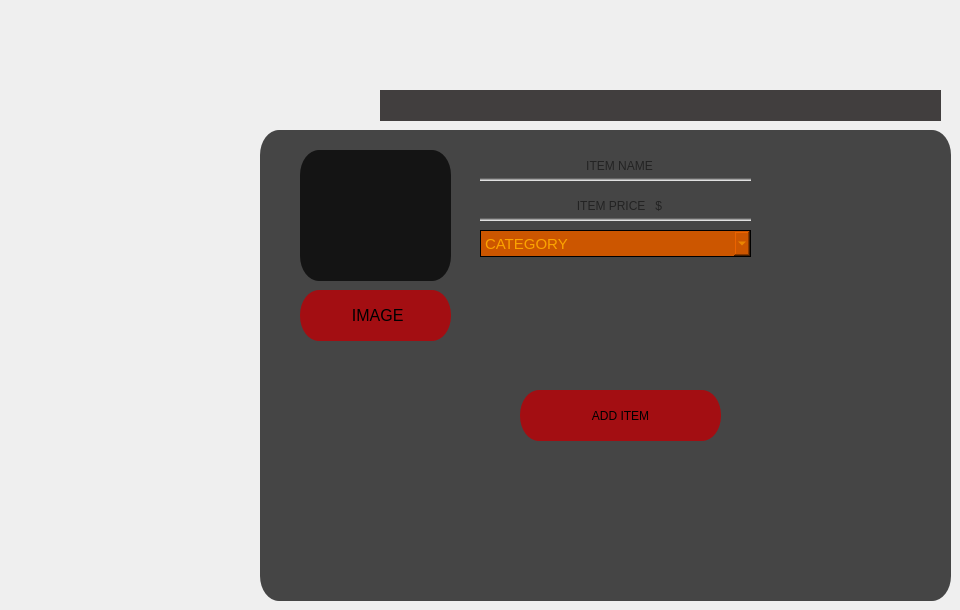
      <widget class="QWidget" name="tab_16">
       <attribute name="title">
        <string>Page</string>
       </attribute>
       <widget class="QLineEdit" name="lineEdit_username_14">
        <property name="geometry">
         <rect>
          <x>480</x>
          <y>150</y>
          <width>271</width>
          <height>31</height>
         </rect>
        </property>
        <property name="styleSheet">
         <string notr="true">QLineEdit{
	border-radius: 19px solid;
	border-left:8px solid;
	
	

	border-color: qlineargradient(spread:pad, x1:1, y1:1, x2:1, y2:1, stop:1 rgba(0, 0, 0, 0));

	background-color: qlineargradient(spread:pad, x1:0.720379, y1:0.903409, x2:0.720379, y2:1, stop:0 rgba(0, 0, 0, 0), stop:1 rgba(255, 255, 255, 255));
}

QLineEdit:hover{
	border-bottom:3px solid rgb(255, 165, 0);
	color:rgb(255, 165, 0);

	

}
</string>
        </property>
        <property name="alignment">
         <set>Qt::AlignCenter</set>
        </property>
        <property name="placeholderText">
         <string>ITEM NAME</string>
        </property>
       </widget>
       <widget class="QFrame" name="frame_menu_19">
        <property name="enabled">
         <bool>true</bool>
        </property>
        <property name="geometry">
         <rect>
          <x>260</x>
          <y>130</y>
          <width>691</width>
          <height>471</height>
         </rect>
        </property>
        <property name="whatsThis">
         <string>&lt;html&gt;&lt;head/&gt;&lt;body&gt;&lt;p&gt;&lt;img src=&quot;:/pt/pos.png&quot;/&gt;&lt;/p&gt;&lt;/body&gt;&lt;/html&gt;</string>
        </property>
        <property name="styleSheet">
         <string notr="true">
QFrame{
	border-radius: 19px solid;
	background-color: qlineargradient(spread:pad, x1:1, y1:1, x2:1, y2:1, stop:1 rgba(0, 0, 0, 181));
}
QFrame:hover{
	border-left:3px solid rgb(255, 242, 0);
	border-bottom:3px solid rgb(255, 242, 0);
    border-top:3px solid rgb(255, 190, 0);
	border-right:3px solid rgb(255, 190, 0);
	

}</string>
        </property>
        <property name="frameShape">
         <enum>QFrame::StyledPanel</enum>
        </property>
        <property name="frameShadow">
         <enum>QFrame::Raised</enum>
        </property>
        <widget class="QLabel" name="businessLogo">
         <property name="geometry">
          <rect>
           <x>40</x>
           <y>20</y>
           <width>151</width>
           <height>131</height>
          </rect>
         </property>
         <property name="text">
          <string/>
         </property>
         <property name="textFormat">
          <enum>Qt::AutoText</enum>
         </property>
         <property name="scaledContents">
          <bool>true</bool>
         </property>
         <property name="alignment">
          <set>Qt::AlignCenter</set>
         </property>
         <property name="wordWrap">
          <bool>false</bool>
         </property>
         <property name="margin">
          <number>0</number>
         </property>
         <property name="indent">
          <number>-1</number>
         </property>
         <property name="openExternalLinks">
          <bool>false</bool>
         </property>
        </widget>
        <widget class="QPushButton" name="browseBtn">
         <property name="geometry">
          <rect>
           <x>40</x>
           <y>160</y>
           <width>151</width>
           <height>51</height>
          </rect>
         </property>
         <property name="font">
          <font>
           <pointsize>12</pointsize>
          </font>
         </property>
         <property name="styleSheet">
          <string notr="true">QPushButton{
	border-radius: 19px solid;
	border-bottom:0px solid rgb(171, 16, 20);
    border-top:0px solid rgb(171, 16, 20);
	
	background-color: rgb(163, 14, 18);


  

}

QPushButton:hover{
	border: 7px solid qlineargradient(spread:pad, x1:1, y1:1, x2:1, y2:1, stop:1 rgba(0, 0, 0, 0));
	border-radius: 19px solid;
	border-bottom:0px solid rgb(171, 16, 20);
    border-top:0px solid rgb(171, 16, 20);
	



   background-color:rgb(237, 28, 47);

	


}
QPushButton:pressed{
	color:rgb(255, 205, 0);

   background-color:rgb(189, 22, 37);
}</string>
         </property>
         <property name="text">
          <string> IMAGE</string>
         </property>
         <property name="icon">
          <iconset resource="pt.qrc">
           <normaloff>:/pt/add-image.png</normaloff>:/pt/add-image.png</iconset>
         </property>
         <property name="iconSize">
          <size>
           <width>33</width>
           <height>33</height>
          </size>
         </property>
        </widget>
       </widget>
       <widget class="QFrame" name="frame_21">
        <property name="geometry">
         <rect>
          <x>380</x>
          <y>90</y>
          <width>561</width>
          <height>31</height>
         </rect>
        </property>
        <property name="styleSheet">
         <string notr="true">
QFrame{
	border-radius: 19px solid;
	
	background-color: qlineargradient(spread:pad, x1:1, y1:1, x2:1, y2:1, stop:1 rgba(35, 31, 32, 218));
}
QFrame:hover{
	
	border:3px solid rgb(255, 165, 0);
	
	

}</string>
        </property>
        <property name="frameShape">
         <enum>QFrame::StyledPanel</enum>
        </property>
        <property name="frameShadow">
         <enum>QFrame::Raised</enum>
        </property>
       </widget>
       <widget class="QLabel" name="label_50">
        <property name="geometry">
         <rect>
          <x>280</x>
          <y>40</y>
          <width>111</width>
          <height>121</height>
         </rect>
        </property>
        <property name="styleSheet">
         <string notr="true">background-color:none;</string>
        </property>
        <property name="text">
         <string/>
        </property>
        <property name="pixmap">
         <pixmap resource="pt.qrc">:/pt/db.png</pixmap>
        </property>
        <property name="scaledContents">
         <bool>true</bool>
        </property>
       </widget>
       <widget class="QPushButton" name="saveBtn">
        <property name="geometry">
         <rect>
          <x>520</x>
          <y>390</y>
          <width>201</width>
          <height>51</height>
         </rect>
        </property>
        <property name="styleSheet">
         <string notr="true">QPushButton{
	border-radius: 19px solid;
	border-bottom:0px solid rgb(171, 16, 20);
    border-top:0px solid rgb(171, 16, 20);
	
	background-color: rgb(163, 14, 18);


  

}

QPushButton:hover{
	border: 7px solid qlineargradient(spread:pad, x1:1, y1:1, x2:1, y2:1, stop:1 rgba(0, 0, 0, 0));
	border-radius: 19px solid;
	border-bottom:0px solid rgb(171, 16, 20);
    border-top:0px solid rgb(171, 16, 20);
	



   background-color:rgb(237, 28, 47);

	


}
QPushButton:pressed{
	color:rgb(255, 205, 0);

   background-color:rgb(189, 22, 37);
}</string>
        </property>
        <property name="text">
         <string>ADD ITEM</string>
        </property>
        <property name="icon">
         <iconset resource="pt.qrc">
          <normaloff>:/pt/add-category.png</normaloff>:/pt/add-category.png</iconset>
        </property>
        <property name="iconSize">
         <size>
          <width>33</width>
          <height>33</height>
         </size>
        </property>
       </widget>
       <widget class="QLabel" name="label_52">
        <property name="geometry">
         <rect>
          <x>880</x>
          <y>20</y>
          <width>61</width>
          <height>71</height>
         </rect>
        </property>
        <property name="text">
         <string/>
        </property>
        <property name="pixmap">
         <pixmap resource="pt.qrc">:/pt/add-category.png</pixmap>
        </property>
        <property name="scaledContents">
         <bool>true</bool>
        </property>
       </widget>
       <widget class="QLineEdit" name="lineEdit_username_15">
        <property name="geometry">
         <rect>
          <x>480</x>
          <y>190</y>
          <width>271</width>
          <height>31</height>
         </rect>
        </property>
        <property name="font">
         <font>
          <weight>50</weight>
          <bold>false</bold>
         </font>
        </property>
        <property name="styleSheet">
         <string notr="true">QLineEdit{
	border-radius: 19px solid;
	border-left:8px solid;
	
	

	border-color: qlineargradient(spread:pad, x1:1, y1:1, x2:1, y2:1, stop:1 rgba(0, 0, 0, 0));

	background-color: qlineargradient(spread:pad, x1:0.720379, y1:0.903409, x2:0.720379, y2:1, stop:0 rgba(0, 0, 0, 0), stop:1 rgba(255, 255, 255, 255));
}

QLineEdit:hover{
	border-bottom:3px solid rgb(255, 165, 0);
	color:rgb(255, 165, 0);

	

}
</string>
        </property>
        <property name="alignment">
         <set>Qt::AlignCenter</set>
        </property>
        <property name="placeholderText">
         <string>ITEM PRICE   $</string>
        </property>
       </widget>
       <widget class="QComboBox" name="comboBox_2">
        <property name="enabled">
         <bool>true</bool>
        </property>
        <property name="geometry">
         <rect>
          <x>480</x>
          <y>230</y>
          <width>271</width>
          <height>27</height>
         </rect>
        </property>
        <property name="font">
         <font>
          <pointsize>11</pointsize>
          <weight>50</weight>
          <bold>false</bold>
         </font>
        </property>
        <property name="styleSheet">
         <string notr="true">QComboBox::!on:pressed
{
border : 1px black;
border-style : solid;
}

QComboBox::!on:hover
{
border : 1px black;
border-style : solid;
	background-color: rgb(59, 25, 0);
}

QComboBox
{
border : 1px black;
border-style : solid;
	
	background-color: rgb(204, 86, 0);
	color: rgb(252, 163, 0);
}
</string>
        </property>
        <property name="maxVisibleItems">
         <number>12</number>
        </property>
        <property name="insertPolicy">
         <enum>QComboBox::InsertAfterCurrent</enum>
        </property>
        <item>
         <property name="text">
          <string>CATEGORY</string>
         </property>
         <property name="icon">
          <iconset resource="pt.qrc">
           <normaloff>:/pt/add-category.png</normaloff>:/pt/add-category.png</iconset>
         </property>
        </item>
        <item>
         <property name="text">
          <string>شعبيه</string>
         </property>
        </item>
        <item>
         <property name="text">
          <string>المقبلات</string>
         </property>
        </item>
        <item>
         <property name="text">
          <string>مشاريب</string>
         </property>
        </item>
        <item>
         <property name="text">
          <string>مشاوي</string>
         </property>
        </item>
        <item>
         <property name="text">
          <string>اضافات</string>
         </property>
        </item>
        <item>
         <property name="text">
          <string>بروستد</string>
         </property>
        </item>
        <item>
         <property name="text">
          <string>سناك</string>
         </property>
        </item>
       </widget>
       <zorder>frame_21</zorder>
       <zorder>frame_menu_19</zorder>
       <zorder>lineEdit_username_14</zorder>
       <zorder>label_50</zorder>
       <zorder>saveBtn</zorder>
       <zorder>label_52</zorder>
       <zorder>lineEdit_username_15</zorder>
       <zorder>comboBox_2</zorder>
      </widget>
